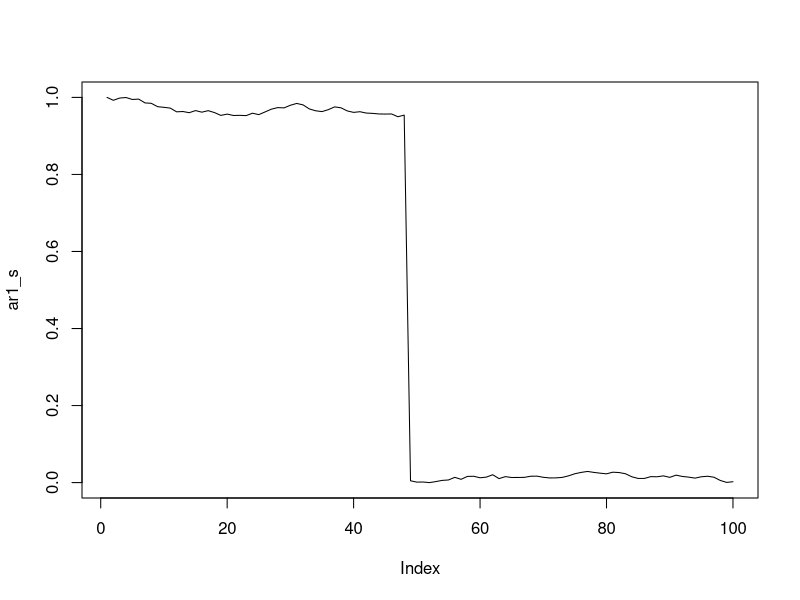

Write R code to recreate this figure.

# Run a AR-1 time series with a large change forced in the middle

# Set simulation parameters
mu = 0
sigma = 0.1
phi = 1
shift_time = 50
max_time = 100

# Set up vectors
ar1 <- vector(mode = 'numeric',100)
ar1[1] <- 10

# Build time series
for (t in 2:max_time){
  if(t == shift_time){ar1[t-1]=-10}
  ar1[t] <- ar1[t-1] + phi*rnorm(1,mean=mu,sd = sigma)

}

# standarize the data
ar1_s <- (ar1 - min(ar1))/(max(ar1) - min(ar1))


plot(ar1_s,ylim=c(0,1),type='l')
